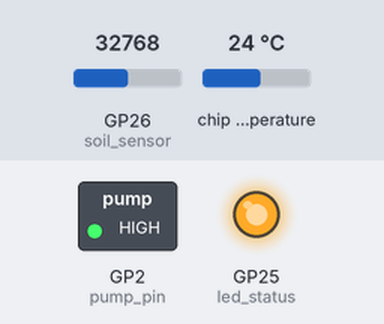
Recording of a program running on a simulated Raspberry Pi Pico running MicroPython. Shown: switched loads named in the program (green lamp = pin HIGH), output pins drawn as LEDs (lit = HIGH). The inputs (shaded band) are chosen by the test bench; at power-on: GP26 (soil_sensor) = 32768, chip temperature 24 °C (analog values on the 0–65535 scale). The modem accepts every AT command (registered, SIM ready, sends succeed) and sends nothing else; the modem answers ERROR to commands that open or use a data connection; the interpreter's speed is modelled, so counts of loop turns are approximate; the clock reads 2024-03-15 10:24:30 at power-on unless the program sets it; pins used as bus, display or sensor lines are not drawn; what the program prints to the serial console is not drawn.

Above: at 14.6 s.
At 15.1 s:
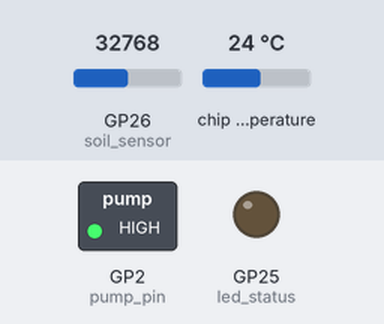
Timing chart, 0 to 16.6 s (numbered marks = the images above):
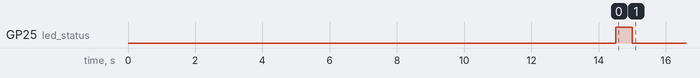

The program:

main.py
```python
"""
PicoGuard 主程式
智能植栽監控裝置韌體（Pico + ESP01 版本）

負責：
- 感測器數據收集（內建溫度、土壤濕度）
- 透過 ESP01 (ESP8266) WiFi 模組傳輸數據至後端 API
- 可選：接收指令執行澆水動作

硬體接線：
- 土壤濕度感測器 -> ADC0 (GPIO 26)
- 防鏽電源控制 -> GPIO 22
- ESP01 TX/RX -> UART0 (GPIO 0/1)
- 水泵 (可選) -> GPIO 15
- 內建 LED -> 狀態指示
- 內建溫度感測器 -> ADC4 (無需接線)
"""

import time
from machine import Pin, ADC, PWM, UART

import config


class PicoGuardDevice:
    """PicoGuard 裝置控制器（Pico + ESP01 版本）"""

    def __init__(self):
        self.uart = None
        self.connected = False
        self.last_send_time = 0

        # 初始化感測器腳位
        self.soil_sensor = ADC(Pin(config.SOIL_SENSOR_PIN))
        self.led_status = Pin(config.LED_PIN, Pin.OUT)

        # 初始化水泵引腳 (GP2) - 立即設定為 HIGH 確保水泵關閉
        self.pump_pin = Pin(2, Pin.OUT, value=1)  # 低電平觸發，給 1 關閉
        print("水泵引腳已初始化 (GPIO 2，低電平觸發，初始狀態: 關閉)")

        # 防鏽設計：使用 GPIO 控制感測器電源
        self.sensor_power = None
        if config.SENSOR_POWER_PIN is not None:
            self.sensor_power = Pin(config.SENSOR_POWER_PIN, Pin.OUT)
            self.sensor_power.value(0)  # 預設關閉電源
            print("防鏽電源控制已啟用 (GPIO " + str(config.SENSOR_POWER_PIN) + ")")

        # 初始化 UART 連接 ESP01 (TX=GPIO0, RX=GPIO1) - 嘗試多種波特率
        baudrates = [115200, 9600, 38400, 57600]
        self.uart = None

        for baud in baudrates:
            try:
                print("🔍 嘗試波特率:", baud)
                test_uart = UART(0, baudrate=baud, tx=Pin(0), rx=Pin(1), txbuf=1024, rxbuf=1024)  # 加大緩衝區
                time.sleep(1)

                # 清空緩衝區
                while test_uart.any():
                    test_uart.read()

                # 測試 AT 指令
                test_uart.write("AT\r\n".encode())
                time.sleep(1)

                response = b""
                while test_uart.any():
                    response += test_uart.read()

                if b"OK" in response:
                    print("✅ ESP01 連接成功，波特率:", baud)
                    self.uart = test_uart
                    break
                else:
                    print("❌ 波特率", baud, "無回應")

            except Exception as e:
                print("❌ 波特率", baud, "測試失敗:", str(e))

        if self.uart is None:
            print("[ERR] ESP01 連接失敗 - 檢查接線和電源")
            print("💡 提示: 確保 ESP01 EN 腳連接到 3.3V")

        # 水泵已在 GP2 初始化完成 (見第38行)
        # 不需要額外初始化，避免衝突

    def esp_at_command(self, cmd, timeout=2000):
        """發送 AT 指令到 ESP01"""
        if self.uart is None:
            return ""

        # MicroPython: 使用 bytes 而非 f-string
        self.uart.write((cmd + "\r\n").encode())
        time.sleep_ms(timeout)

        response = b""
        while self.uart.any():
            response += self.uart.read()

        try:
            return response.decode('utf-8')
        except:
            return ""

    def connect_wifi(self):
        """透過 ESP01 連接 WiFi 網路"""
        print("透過 ESP01 連接 WiFi: " + config.WIFI_SSID)

        # 測試 ESP01 通訊
        response = self.esp_at_command("AT", 500)
        if "OK" not in response:
            print("[ERR] ESP01 未回應")
            return False

        print("ESP01 通訊正常")

        # 設定 WiFi 模式為 STA
        self.esp_at_command("AT+CWMODE=1", 1000)

        # 連接 WiFi
        connect_cmd = 'AT+CWJAP="' + config.WIFI_SSID + '","' + config.WIFI_PASSWORD + '"'
        response = self.esp_at_command(connect_cmd, 10000)

        if "OK" in response or "WIFI GOT IP" in response:
            self.connected = True
            # 取得 IP 位址
            ip_response = self.esp_at_command("AT+CIFSR", 1000)
            print("WiFi 已連接，IP: " + ip_response)
            return True

        print("[ERR] WiFi 連線失敗: " + response)
        return False

    def http_post(self, url, data, headers):
        """使用 ESP01 發送 HTTP POST 請求 - 使用 AT+HTTPCLIENT 指令"""
        import json

        # 解析 URL
        url_parts = url.replace("http://", "").split("/")
        host_port = url_parts[0].split(":")
        host = host_port[0]
        port = host_port[1] if len(host_port) > 1 else "80"
        path = "/" + "/".join(url_parts[1:]) if len(url_parts) > 1 else "/"
        full_url = "http://" + host + ":" + port + path

        # 直接使用 TCP 方法（ESP01 不支援 AT+HTTPCLIENT）
        api_key = getattr(config, 'API_KEY', 'NOT_FOUND')
        return self._http_post_tcp(url, data, headers, api_key)

    def read_soil_moisture(self):
        """
        讀取土壤濕度（防鏽設計）
        若有電源控制腳位，則採用：通電 → 等待 → 讀取 → 斷電 流程
        """
        # 防鏽讀取邏輯：通電
        if self.sensor_power is not None:
            self.sensor_power.value(1)
            time.sleep_ms(200)  # 等待穩定

        # 取多次平均
        soil_sum = 0
        for _ in range(config.SENSOR_READ_SAMPLES):
            soil_sum += self.soil_sensor.read_u16()
            time.sleep_ms(10)

        raw_val = soil_sum // config.SENSOR_READ_SAMPLES

        # 防鏽讀取邏輯：立即斷電
        if self.sensor_power is not None:
            self.sensor_power.value(0)

        # 換算百分比（可根據實測調整閾值）
        # 預設：乾燥時 ~60000，潮濕時 ~20000
        dry_value = getattr(config, 'SOIL_DRY_VALUE', 60000)
        wet_value = getattr(config, 'SOIL_WET_VALUE', 20000)
        range_val = dry_value - wet_value

        if range_val > 0:
            soil_percent = int((dry_value - raw_val) / range_val * 100)
        else:
            soil_percent = 50

        soil_percent = max(0, min(100, soil_percent))
        return soil_percent, raw_val

    def _http_post_tcp(self, url, data, headers, api_key):
        """使用 TCP 發送 HTTP POST 請求"""
        # 解析 URL
        url_parts = url.replace("http://", "").split("/")
        host_port = url_parts[0].split(":")
        host = host_port[0]
        port = host_port[1] if len(host_port) > 1 else "80"
        path = "/" + "/".join(url_parts[1:]) if len(url_parts) > 1 else "/"

        # 關閉任何現有連接
        self.esp_at_command("AT+CIPCLOSE", 500)
        time.sleep_ms(100)

        # 建立 TCP 連接
        connect_cmd = 'AT+CIPSTART="TCP","' + host + '",' + port
        connect_response = self.esp_at_command(connect_cmd, 5000)

        if "CONNECT" not in connect_response and "OK" not in connect_response:
            return 0, "TCP connect failed"

        # 構建 HTTP 請求
        # 關鍵修正：Content-Length 必須是 JSON 數據的 bytes 長度
        # json_bytes = data.encode('utf-8')
        # content_length = len(json_bytes)

        body_with_newline = data + "\r\n"
        json_bytes = body_with_newline.encode('utf-8')
        content_length = len(json_bytes)

        http_request = "POST " + path + " HTTP/1.1\r\n"
        http_request += "Host: picoguard-production.up.railway.app\r\n"  # 強制使用 Railway 域名
        http_request += "Content-Type: application/json\r\n"
        http_request += "X-API-Key: " + api_key + "\r\n"
        http_request += "Content-Length: " + str(content_length) + "\r\n"
        http_request += "Connection: close\r\n"  # 要求伺服器關閉連接
        http_request += "\r\n"
        http_request += body_with_newline

        http_bytes = http_request.encode('utf-8')
        request_length = len(http_bytes)

        # 發送 CIPSEND
        print("CIPSEND: " + str(request_length))
        cipsend_cmd = "AT+CIPSEND=" + str(request_length)
        self.uart.write((cipsend_cmd + "\r\n").encode())

        # 等待 > 提示符
        print("等待 > ...")
        cipsend_resp = b""
        cipsend_timeout = time.time() + 3
        got_prompt = False
        while time.time() < cipsend_timeout:
            if self.uart.any():
                chunk = self.uart.read()
                if chunk:
                    cipsend_resp += chunk
                    if b">" in cipsend_resp:
                        got_prompt = True
                        print("✓ 收到 >")
                        break
                    if b"ERROR" in cipsend_resp:
                        print("✗ CIPSEND 錯誤")
                        return 0, "CIPSEND failed"
            time.sleep_ms(100)

        if not got_prompt:
            print("✗ 未收到 >")
            return 0, "No prompt"

        # 發送 HTTP 數據
        # 確保完整寫入
        bytes_to_send = len(http_bytes)
        written = 0
        while written < bytes_to_send:
            result = self.uart.write(http_bytes[written:])
            if result:
                written += result
        time.sleep_ms(1500)  # 冷靜期

        # 讀取回應
        time.sleep_ms(500)
        raw_buffer = b""
        timeout = time.time() + 15
        last_data_time = time.time()
        got_send_ok = False

        while time.time() < timeout:
            if self.uart.any():
                chunk = self.uart.read()
                if chunk:
                    raw_buffer += chunk
                    last_data_time = time.time()

                    if not got_send_ok and b"SEND OK" in raw_buffer:
                        got_send_ok = True

                    if b"SEND FAIL" in raw_buffer or b"ERROR" in raw_buffer:
                        return 0, "Send failed"
            else:
                if len(raw_buffer) > 0 and (time.time() - last_data_time) > 2:
                    break
                time.sleep_ms(100)

        if not got_send_ok:
            return 0, "No SEND OK"

        response = raw_buffer

        # 關閉連接
        self.esp_at_command("AT+CIPCLOSE", 1000)

        response_str = response.decode('utf-8', 'ignore')

        # 解析狀態碼
        status_code = 0
        if "HTTP/1.1" in response_str:
            try:
                status_code = int(response_str.split("HTTP/1.1 ")[1].split(" ")[0])
            except:
                pass

        # 檢查後端指令響應
        if status_code == 200:
            try:
                # 嘗試解析 JSON 響應
                import json
                json_start = response_str.find('{')
                json_end = response_str.rfind('}') + 1
                if json_start != -1 and json_end > json_start:
                    json_str = response_str[json_start:json_end]
                    response_data = json.loads(json_str)

                    # 檢查是否包含水泵指令
                    if response_data.get("command") == "water" and response_data.get("status") == "on":
                        print("收到後端澆水指令，執行水泵...")
                        self.trigger_pump(3000)
                    elif response_data.get("command") == "water" and response_data.get("status") == "off":
                        print("收到後端停止澆水指令")
                        self.pump_pin.value(1)  # 確保關閉
            except:
                pass  # JSON 解析失敗，忽略

        return status_code, response_str

    def read_sensors(self):
        """讀取所有感測器數據（土壤濕度 + 內建溫度）"""
        # 讀取土壤濕度（防鏽設計）
        soil_percent, raw_val = self.read_soil_moisture()

        # 讀取內建溫度感測器
        temperature = self._read_temperature()

        return {
            "device_id": config.DEVICE_ID,
            "soil_moisture": soil_percent,
            "soil_raw": raw_val,  # 原始值供除錯
            "temperature": temperature,
            "timestamp": time.time(),
        }

    def _read_temperature(self):
        """讀取 Pico 內建溫度感測器 (ADC4)"""
        if not config.ENABLE_TEMP_SENSOR:
            return None

        try:
            from machine import ADC

            # 內建溫度感測器在 ADC4
            sensor_temp = ADC(4)
            reading = sensor_temp.read_u16() * 3.3 / 65535
            temperature = 27 - (reading - 0.706) / 0.001721

            return round(temperature, 1)
        except Exception as e:
            print("溫度讀取失敗: " + str(e))
            return None

    def send_data(self, data):
        """透過 ESP01 傳送感測數據至後端 API"""
        if not self.connected:
            return False

        try:
            import json

            # 檢查是否有待處理的澆水指令
            self.check_watering_commands()

            headers = {
                "Content-Type": "application/json",
            }

            json_data = json.dumps(data)
            api_url = config.API_BASE_URL + "/api/v1/sensors/data/" + config.API_KEY
            status_code, response = self.http_post(api_url, json_data, headers)

            if status_code == 200 or status_code == 201:
                print("數據已上傳")
                self.led_status.value(1)
                time.sleep_ms(100)
                self.led_status.value(0)
                return True
            else:
                print("API 錯誤: " + str(status_code))
                return False

        except Exception as e:
            print("上傳失敗: " + str(e))
            return False

    def check_watering_commands(self):
        """檢查並執行澆水指令"""
        try:
            # 查詢後端是否有澆水指令
            api_url = config.API_BASE_URL + "/api/v1/commands/pending/" + config.API_KEY
            status_code, response = self.http_get(api_url)

            if status_code == 200:
                import json
                print("後端回應原始: " + response)  # 完整輸出用於調試

                # 嘗試直接解析整個回應
                try:
                    # 移除可能的 HTTP 頭部
                    json_start = response.find('[')
                    if json_start != -1:
                        json_str = response[json_start:]
                        print("提取的 JSON: " + json_str)
                        commands = json.loads(json_str)
                        print(f"成功解析 {len(commands)} 個指令")

                        for cmd in commands:
                            if cmd.get("command") == "water" and cmd.get("status") == "on":
                                print("收到待處理澆水指令，執行中...")
                                self.trigger_pump(cmd.get("duration", 3000))
                            elif cmd.get("command") == "water" and cmd.get("status") == "off":
                                print("收到停止澆水指令")
                                self.pump_pin.value(1)
                    else:
                        print("回應中未找到 JSON 數組")

                except json.JSONDecodeError as je:
                    print(f"JSON 解析錯誤: {je}")
                    print("回應內容: " + str(response))
                except Exception as e:
                    print(f"解析異常: {e}")
                    print("回應內容: " + str(response))

        except Exception as e:
            print("檢查澆水指令失敗: " + str(e))

    def http_get(self, url):
        """簡單的 HTTP GET 請求"""
        try:
            print(f"[HTTP GET] 請求 URL: {url}")
            url_parts = url.replace("http://", "").split("/")
            host_port = url_parts[0].split(":")
            host = host_port[0]
            port = host_port[1] if len(host_port) > 1 else "80"
            path = "/" + "/".join(url_parts[1:]) if len(url_parts) > 1 else "/"

            print(f"[HTTP GET] 主機: {host}, 端口: {port}, 路徑: {path}")

            # 建立 TCP 連接
            connect_cmd = 'AT+CIPSTART="TCP","' + host + '",' + port
            connect_response = self.esp_at_command(connect_cmd, 5000)

            if "CONNECT" not in connect_response and "OK" not in connect_response:
                return 0, "TCP connect failed"

            print(f"[HTTP GET] TCP 連接成功")

            # 發送 HTTP GET 請求
            get_request = "GET " + path + " HTTP/1.1\r\nHost: " + host + "\r\nConnection: close\r\n\r\n"
            print(f"[HTTP GET] 發送請求: {get_request}")
            self.uart.write(get_request.encode())
            time.sleep_ms(1000)

            # 讀取回應
            response = b""
            timeout = time.time() + 10
            while time.time() < timeout:
                if self.uart.any():
                    chunk = self.uart.read()
                    if chunk:
                        response += chunk
                else:
                    time.sleep_ms(100)
                    if len(response) > 0:
                        break

            # 關閉連接
            self.esp_at_command("AT+CIPCLOSE", 1000)

            return 200, response.decode('utf-8', 'ignore')

        except Exception as e:
            return 0, str(e)

    def trigger_pump(self, duration_ms=3000):
        """觸發水泵控制（GP2 數位控制，低電平觸發）"""
        print("啟動水泵 " + str(duration_ms) + "ms")
        try:
            # 開啟水泵（低電平觸發，給 0）
            self.pump_pin.value(0)
            time.sleep_ms(duration_ms)
        except Exception as e:
            print("水泵錯誤: " + str(e))
        finally:
            # 絕對執行：確保水泵最終一定會關閉
            self.pump_pin.value(1)
            print("水泵已關閉")
        return True

    def run(self):
        """主執行迴圈"""
        # --- 逃生延遲（開發除錯用）---
        if getattr(config, 'ESCAPE_DELAY', 0) > 0:
            print("逃生延遲 " + str(config.ESCAPE_DELAY) + " 秒，可按停止鍵攔截...")
            time.sleep(config.ESCAPE_DELAY)

        print("=" * 40)
        print("PicoGuard 啟動")
        print("裝置 ID: " + config.DEVICE_ID)
        pump_status = "啟用" if config.ENABLE_PUMP else "未啟用"
        print("水泵功能: " + pump_status)
        power_status = "已啟用" if self.sensor_power else "未啟用"
        print("防鏽電源: " + power_status)
        print("=" * 40)

        # 嘗試連接 WiFi
        if not self.connect_wifi():
            print("[WARN] 無法連接網路，進入離線模式")

        # 狀態指示
        self.led_status.value(1)
        time.sleep_ms(500)
        self.led_status.value(0)

        print("開始監控循環")
        print("上傳間隔: " + str(config.SEND_INTERVAL) + " 秒")
        print("=" * 40)

        # 本地端緊急澆水計數器
        dry_count = 0

        while True:
            current_time = time.time()

            # 每個循環讀取並發送數據
            if current_time - self.last_send_time >= config.SEND_INTERVAL:
                sensor_data = self.read_sensors()
                print("")
                print("感測數據:")
                print("   土壤濕度: " + str(sensor_data['soil_moisture']) + "%")
                print("   土壤原始值: " + str(sensor_data['soil_raw']))
                if sensor_data['temperature'] is not None:
                    print("   溫度: " + str(sensor_data['temperature']) + "C")

                # 本地端緊急澆水邏輯
                if sensor_data['soil_raw'] > 64000:
                    dry_count += 1
                    print("   [警告] 土壤過於乾燥，計數: " + str(dry_count) + "/3")

                    if dry_count >= 3:
                        print("   [緊急] 執行本地澆水")
                        self.trigger_pump(3000)
                        dry_count = 0  # 重置計數器
                else:
                    dry_count = 0  # 重置計數器

                if self.connected:
                    self.send_data(sensor_data)

                self.last_send_time = current_time

            time.sleep(1)


def main():
    """程式入口"""
    device = PicoGuardDevice()
    device.run()


if __name__ == "__main__":
    main()
```

Source omitted: config.py (1673 bytes)
